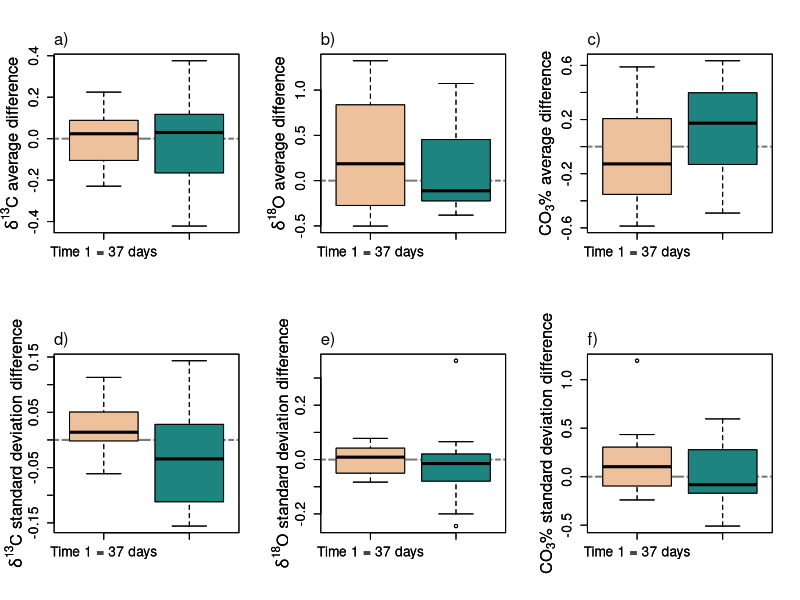

Here is the R script that generated this plot:
library(readxl)
StorageCondExp <- read_excel("data/StorageCondExp.xlsx")

library(tidyr)
scdata <- separate(StorageCondExp, "Sample ID", sep="-",into=c("SLC20","tooth",
                                                                "AB","treat"))
library(dplyr)
cabinetT1 <- filter(scdata,AB=="A",Time=="T1")
cabinetT2 <- filter(scdata,AB=="A",Time=="T2")
desiccatorT1 <- filter(scdata,AB=="B",Time=="T1")
desiccatorT2 <- filter(scdata,AB=="B",Time=="T2")

library(data.table)

dtcabinetT1 <- data.table(cabinetT1)
dtcabinetT2 <- data.table(cabinetT2)
dtdesiccatorT1 <- data.table(desiccatorT1)
dtdesiccatorT2 <- data.table(desiccatorT2)

dtcabinetT1$Sample <- paste(dtcabinetT1$tooth, dtcabinetT1$`AB`, dtcabinetT1$Time)
dtcabinetT2$Sample <- paste(dtcabinetT2$tooth, dtcabinetT2$`AB`, dtcabinetT2$Time)
dtdesiccatorT1$Sample <- paste(dtdesiccatorT1$tooth, dtdesiccatorT1$`AB`, dtdesiccatorT1$Time)
dtdesiccatorT2$Sample <- paste(dtdesiccatorT2$tooth, dtdesiccatorT2$`AB`, dtdesiccatorT2$Time)

dtcabinetT1[,"SLC20":=NULL][,"tooth":=NULL][,"AB":=NULL][,"Time":=NULL][
  ,"avgdc":=mean(dC),by="Sample"][,"avgdo":=mean(dO),by="Sample"][
    ,"avgco3":=mean(CO3),by="Sample"][,"stdevdc":=sd(dC),by="Sample"][
      ,"stdevdo":=sd(dO),by="Sample"][,"stdevco3":=sd(CO3),by="Sample"]

dtcabinetT2[,"SLC20":=NULL][,"tooth":=NULL][,"AB":=NULL][,"Time":=NULL][
  ,"avgdc":=mean(dC),by="Sample"][,"avgdo":=mean(dO),by="Sample"][
    ,"avgco3":=mean(CO3),by="Sample"][,"stdevdc":=sd(dC),by="Sample"][
      ,"stdevdo":=sd(dO),by="Sample"][,"stdevco3":=sd(CO3),by="Sample"]

dtdesiccatorT1[,"SLC20":=NULL][,"tooth":=NULL][,"AB":=NULL][,"Time":=NULL][
  ,"avgdc":=mean(dC),by="Sample"][,"avgdo":=mean(dO),by="Sample"][
    ,"avgco3":=mean(CO3),by="Sample"][,"stdevdc":=sd(dC),by="Sample"][
      ,"stdevdo":=sd(dO),by="Sample"][,"stdevco3":=sd(CO3),by="Sample"]

dtdesiccatorT2[,"SLC20":=NULL][,"tooth":=NULL][,"AB":=NULL][,"Time":=NULL][
  ,"avgdc":=mean(dC),by="Sample"][,"avgdo":=mean(dO),by="Sample"][
    ,"avgco3":=mean(CO3),by="Sample"][,"stdevdc":=sd(dC),by="Sample"][
      ,"stdevdo":=sd(dO),by="Sample"][,"stdevco3":=sd(CO3),by="Sample"]


dtavgdcT1 <- data.table(dtcabinetT1$Sample,dtcabinetT1$avgdc,dtdesiccatorT1$avgdc)
setnames(dtavgdcT1,c("V1","V2","V3"),c("Sample", "cabinet.avg.dc","desiccator.avg.dc"))
dtavgdcT1 <- unique(dtavgdcT1)

dtavgdcT2 <- data.table(dtcabinetT2$Sample,dtcabinetT2$avgdc,dtdesiccatorT2$avgdc)
setnames(dtavgdcT2,c("V1","V2","V3"),c("Sample", "cabinet.avg.dc","desiccator.avg.dc"))
dtavgdcT2 <- unique(dtavgdcT2)

dtavgdoT1 <- data.table(dtcabinetT1$Sample,dtcabinetT1$avgdo,dtdesiccatorT1$avgdo)
setnames(dtavgdoT1,c("V1","V2","V3"),c("Sample", "cabinet.avg.do","desiccator.avg.do"))
dtavgdoT1 <- unique(dtavgdoT1)

dtavgdoT2 <- data.table(dtcabinetT2$Sample,dtcabinetT2$avgdo,dtdesiccatorT2$avgdo)
setnames(dtavgdoT2,c("V1","V2","V3"),c("Sample", "cabinet.avg.do","desiccator.avg.do"))
dtavgdoT2 <- unique(dtavgdoT2)

dtavgco3T1 <- data.table(dtcabinetT1$Sample,dtcabinetT1$avgco3,dtdesiccatorT1$avgco3)
setnames(dtavgco3T1,c("V1","V2","V3"),c("Sample", "cabinet.avg.co3","desiccator.avg.co3"))
dtavgco3T1 <- unique(dtavgco3T1)

dtavgco3T2 <- data.table(dtcabinetT2$Sample,dtcabinetT2$avgco3,dtdesiccatorT2$avgco3)
setnames(dtavgco3T2,c("V1","V2","V3"),c("Sample", "cabinet.avg.co3","desiccator.avg.co3"))
dtavgco3T2 <- unique(dtavgco3T2)

#stdev
dtstdevdcT1 <- data.table(dtcabinetT1$Sample,dtcabinetT1$stdevdc,dtdesiccatorT1$stdevdc)
setnames(dtstdevdcT1,c("V1","V2","V3"),c("Sample", "cabinet.stdev.dc","desiccator.stdev.dc"))
dtstdevdcT1 <- unique(dtstdevdcT1)

dtstdevdcT2 <- data.table(dtcabinetT2$Sample,dtcabinetT2$stdevdc,dtdesiccatorT2$stdevdc)
setnames(dtstdevdcT2,c("V1","V2","V3"),c("Sample", "cabinet.stdev.dc","desiccator.stdev.dc"))
dtstdevdcT2 <- unique(dtstdevdcT2)

dtstdevdoT1 <- data.table(dtcabinetT1$Sample,dtcabinetT1$stdevdo,dtdesiccatorT1$stdevdo)
setnames(dtstdevdoT1,c("V1","V2","V3"),c("Sample", "cabinet.stdev.do","desiccator.stdev.do"))
dtstdevdoT1 <- unique(dtstdevdoT1)

dtstdevdoT2 <- data.table(dtcabinetT2$Sample,dtcabinetT2$stdevdo,dtdesiccatorT2$stdevdo)
setnames(dtstdevdoT2,c("V1","V2","V3"),c("Sample", "cabinet.stdev.do","desiccator.stdev.do"))
dtstdevdoT2 <- unique(dtstdevdoT2)

dtstdevco3T1 <- data.table(dtcabinetT1$Sample,dtcabinetT1$stdevco3,dtdesiccatorT1$stdevco3)
setnames(dtstdevco3T1,c("V1","V2","V3"),c("Sample", "cabinet.stdev.co3","desiccator.stdev.co3"))
dtstdevco3T1 <- unique(dtstdevco3T1)

dtstdevco3T2 <- data.table(dtcabinetT2$Sample,dtcabinetT2$stdevco3,dtdesiccatorT2$stdevco3)
setnames(dtstdevco3T2,c("V1","V2","V3"),c("Sample", "cabinet.stdev.co3","desiccator.stdev.co3"))
dtstdevco3T2 <- unique(dtstdevco3T2)


#avg diff
dtavgdcT1$dcdiff <- dtavgdcT1$desiccator.avg.dc - dtavgdcT1$cabinet.avg.dc
dtavgdcT2$dcdiff <- dtavgdcT2$desiccator.avg.dc - dtavgdcT2$cabinet.avg.dc

dtavgdoT1$dodiff <- dtavgdoT1$desiccator.avg.do - dtavgdoT1$cabinet.avg.do
dtavgdoT2$dodiff <- dtavgdoT2$desiccator.avg.do - dtavgdoT2$cabinet.avg.do

dtavgco3T1$co3diff <- dtavgco3T1$desiccator.avg.co3 - dtavgco3T1$cabinet.avg.co3
dtavgco3T2$co3diff <- dtavgco3T2$desiccator.avg.co3 - dtavgco3T2$cabinet.avg.co3

#stdev diff
dtstdevdcT1$dcdiff <- dtstdevdcT1$desiccator.stdev.dc - dtstdevdcT1$cabinet.stdev.dc
dtstdevdcT2$dcdiff <- dtstdevdcT2$desiccator.stdev.dc - dtstdevdcT2$cabinet.stdev.dc

dtstdevdoT1$dodiff <- dtstdevdoT1$desiccator.stdev.do - dtstdevdoT1$cabinet.stdev.do
dtstdevdoT2$dodiff <- dtstdevdoT2$desiccator.stdev.do - dtstdevdoT2$cabinet.stdev.do

dtstdevco3T1$co3diff <- dtstdevco3T1$desiccator.stdev.co3 - dtstdevco3T1$cabinet.stdev.co3
dtstdevco3T2$co3diff <- dtstdevco3T2$desiccator.stdev.co3 - dtstdevco3T2$cabinet.stdev.co3


library(grDevices)
##average box plots
par(mfrow=c(2,3))
boxplot(dtavgdcT1$dcdiff,dtavgdcT2$dcdiff,
        ylab = "",
        cex.axis = 1.25,
        at = c(1,2),
        names = c("Time 1 = 37 days", "Time 2 = 71 days"),
        col = c("#ecc19c", "#1e847f"))
title(ylab = expression(delta^{13}*'C average difference'), line = 2.25, cex.lab = 1.5)
abline(h=0, lty = 6, lwd = 2, col = "gray48")
boxplot(dtavgdcT1$dcdiff,dtavgdcT2$dcdiff, 
        ylab = "",
        cex.axis = 1.25,
        at = c(1,2),
        names = c("Time 1 = 37 days", "Time 2 = 71 days"),
        col = c("#ecc19c", "#1e847f"),
        add = TRUE)
title(ylab = expression(delta^{13}*'C average difference'), line = 2.25, cex.lab = 1.5)
mtext("a)", side = 3, line = 0.5, las = 1, adj = 0)

boxplot(dtavgdoT1$dodiff,dtavgdoT2$dodiff, 
        ylab = "",
        cex.axis = 1.25,
        at = c(1,2),
        names = c("Time 1 = 37 days", "Time 2 = 71 days"),
        col = c("#ecc19c", "#1e847f"))
title(ylab = expression(delta^{18}*'O average difference'), line = 2.25, cex.lab = 1.5)
abline(h=0, lty = 6, lwd = 2, col = "gray48")
boxplot(dtavgdoT1$dodiff,dtavgdoT2$dodiff, 
        ylab = "",
        cex.axis = 1.25,
        at = c(1,2),
        names = c("Time 1 = 37 days", "Time 2 = 71 days"),
        col = c("#ecc19c", "#1e847f"),
        add = TRUE)
title(ylab = expression(delta^{18}*'O average difference'), line = 2.25, cex.lab = 1.5)
mtext("b)", side = 3, line = 0.5, las = 1, adj = 0)

boxplot(dtavgco3T1$co3diff,dtavgco3T2$co3diff,
        ylab = "",
        cex.axis = 1.25,
        at = c(1,2),
        names = c("Time 1 = 37 days", "Time 2 = 71 days"),
        col = c("#ecc19c", "#1e847f"))
title(ylab = expression('CO'[3]*'% average difference'), line = 2.25, cex.lab = 1.5)
abline(h=0, lty = 6, lwd = 2, col = "gray48")
boxplot(dtavgco3T1$co3diff,dtavgco3T2$co3diff,
        ylab = "",
        cex.axis = 1.25,
        at = c(1,2),
        names = c("Time 1 = 37 days", "Time 2 = 71 days"),
        col = c("#ecc19c", "#1e847f"),
        add = TRUE)
title(ylab = expression('CO'[3]*'% average difference'), line = 2.25, cex.lab = 1.5)
mtext("c)", side = 3, line = 0.5, las = 1, adj = 0)

##stdev box plots
boxplot(dtstdevdcT1$dcdiff,dtstdevdcT2$dcdiff, 
        ylab = "",
        cex.axis = 1.25,
        at = c(1,2),
        names = c("Time 1 = 37 days", "Time 2 = 71 days"),
        col = c("#ecc19c", "#1e847f"))
title(ylab = expression(delta^{13}*'C standard deviation difference'), line = 2.25, cex.lab = 1.5)
abline(h=0, lty = 6, lwd = 2, col = "gray48")
boxplot(dtstdevdcT1$dcdiff,dtstdevdcT2$dcdiff, 
        ylab = "",
        cex.axis = 1.25,
        at = c(1,2),
        names = c("Time 1 = 37 days", "Time 2 = 71 days"),
        col = c("#ecc19c", "#1e847f"),
        add = TRUE)
title(ylab = expression(delta^{13}*'C standard deviation difference'), line = 2.25, cex.lab = 1.5)
mtext("d)", side = 3, line = 0.5, las = 1, adj = 0)

boxplot(dtstdevdoT1$dodiff,dtstdevdoT2$dodiff, 
        ylab = "",
        cex.axis = 1.25,
        at = c(1,2),
        names = c("Time 1 = 37 days", "Time 2 = 71 days"),
        col = c("#ecc19c", "#1e847f"))
title(ylab = expression(delta^{18}*'O standard deviation difference'), line = 2.25, cex.lab = 1.5)
abline(h=0, lty = 6, lwd = 2, col = "gray48")
boxplot(dtstdevdoT1$dodiff,dtstdevdoT2$dodiff, 
        ylab = "",
        cex.axis = 1.25,
        at = c(1,2),
        names = c("Time 1 = 37 days", "Time 2 = 71 days"),
        col = c("#ecc19c", "#1e847f"),
        add = TRUE)
title(ylab = expression(delta^{18}*'O standard deviation difference'), line = 2.25, cex.lab = 1.5)
mtext("e)", side = 3, line = 0.5, las = 1, adj = 0)

boxplot(dtstdevco3T1$co3diff,dtstdevco3T2$co3diff, 
        ylab = "",
        cex.axis = 1.25,
        at = c(1,2),
        names = c("Time 1 = 37 days", "Time 2 = 71 days"),
        col = c("#ecc19c", "#1e847f"))
title(ylab = expression('CO'[3]*'% standard deviation difference'), line = 2.25, cex.lab = 1.5)
abline(h=0, lty = 6, lwd = 2, col = "gray48")
boxplot(dtstdevco3T1$co3diff,dtstdevco3T2$co3diff,
        ylab = "",
        cex.axis = 1.25,
        at = c(1,2),
        names = c("Time 1 = 37 days", "Time 2 = 71 days"),
        col = c("#ecc19c", "#1e847f"),
        add = TRUE)
title(ylab = expression('CO'[3]*'% standard deviation difference'), line = 2.25, cex.lab = 1.5)
mtext("f)", side = 3, line = 0.5, las = 1, adj = 0)

##F-test
dc.ftest <- var.test(dtavgdcT1$dcdiff,dtavgdcT2$dcdiff)
do.ftest <- var.test(dtavgdoT1$dodiff,dtavgdoT2$dodiff)
co3.ftest <- var.test(dtavgco3T1$co3diff,dtavgco3T2$co3diff)


#t-tests
dcT1.avg.ttest <- t.test(dtavgdcT1$cabinet.avg.dc,dtavgdcT1$desiccator.avg.dc,paired=TRUE)
dcT2.avg.ttest <- t.test(dtavgdcT2$cabinet.avg.dc,dtavgdcT2$desiccator.avg.dc,paired=TRUE)
doT1.avg.ttest <- t.test(dtavgdoT1$cabinet.avg.do,dtavgdoT1$desiccator.avg.do,paired=TRUE)
doT2.avg.ttest <- t.test(dtavgdoT2$cabinet.avg.do,dtavgdoT2$desiccator.avg.do,paired=TRUE)
co3T1.avg.ttest <- t.test(dtavgco3T1$cabinet.avg.co3,dtavgco3T1$desiccator.avg.co3,paired=TRUE)
co3T2.avg.ttest <- t.test(dtavgco3T2$cabinet.avg.co3,dtavgco3T2$desiccator.avg.co3,paired=TRUE)


dcT1.stdev.ttest <- t.test(dtstdevdcT1$cabinet.stdev.dc,dtstdevdcT1$desiccator.stdev.dc,paired=TRUE)
dcT2.stdev.ttest <- t.test(dtstdevdcT2$cabinet.stdev.dc,dtstdevdcT2$desiccator.stdev.dc,paired=TRUE)
doT1.stdev.ttest <- t.test(dtstdevdoT1$cabinet.stdev.do,dtstdevdoT1$desiccator.stdev.do,paired=TRUE)
doT2.stdev.ttest <- t.test(dtstdevdoT2$cabinet.stdev.do,dtstdevdoT2$desiccator.stdev.do,paired=TRUE)
co3T1.stdev.ttest <- t.test(dtstdevco3T1$cabinet.stdev.co3,dtstdevco3T1$desiccator.stdev.co3,paired=TRUE)
co3T2.stdev.ttest <- t.test(dtstdevco3T2$cabinet.stdev.co3,dtstdevco3T2$desiccator.stdev.co3,paired=TRUE)


ftest.pvalues <- data.table(a = c("dc","do","co3"),
                            pvalue = c(dc.ftest$p.value,do.ftest$p.value,co3.ftest$p.value),
                            estimate = c(dc.ftest$estimate,do.ftest$estimate,co3.ftest$estimate))

ftest.pvalues[pvalue < 0.05, sig:="significant"][pvalue > 0.1, sig:="not"]
sd(dtavgdcT1$dcdiff)-sd(dtavgdcT2$dcdiff)

ttest.pvalues <- data.table(a = c("dcT1.avg","doT1.avg","co3T1.avg",
                                  "dcT2.avg","doT2.avg","co3T2.avg",
                                  "dcT1.stdev","doT1.stdev","co3T1.stdev",
                                  "dcT2.stdev","doT2.stdev","co3T2.stdev"),
                            pvalue = c(dcT1.avg.ttest$p.value,doT1.avg.ttest$p.value,
                                       co3T1.avg.ttest$p.value,
                                       dcT2.avg.ttest$p.value,doT2.avg.ttest$p.value,
                                       co3T2.avg.ttest$p.value,
                                       dcT1.stdev.ttest$p.value,doT1.stdev.ttest$p.value,
                                       co3T1.stdev.ttest$p.value,
                                       dcT2.stdev.ttest$p.value,doT2.stdev.ttest$p.value,
                                       co3T2.stdev.ttest$p.value),
                            estimate = c(dcT1.avg.ttest$estimate,doT1.avg.ttest$estimate,
                                         co3T1.avg.ttest$estimate,
                                         dcT2.avg.ttest$estimate,doT2.avg.ttest$estimate,
                                         co3T2.avg.ttest$estimate,
                                         dcT1.stdev.ttest$estimate,doT1.stdev.ttest$estimate,
                                         co3T1.stdev.ttest$estimate,
                                         dcT2.stdev.ttest$estimate,doT2.stdev.ttest$estimate,
                                         co3T2.stdev.ttest$estimate))


ttest.pvalues[pvalue < 0.05, sig:="significant"][pvalue > 0.1, sig:="not"]



